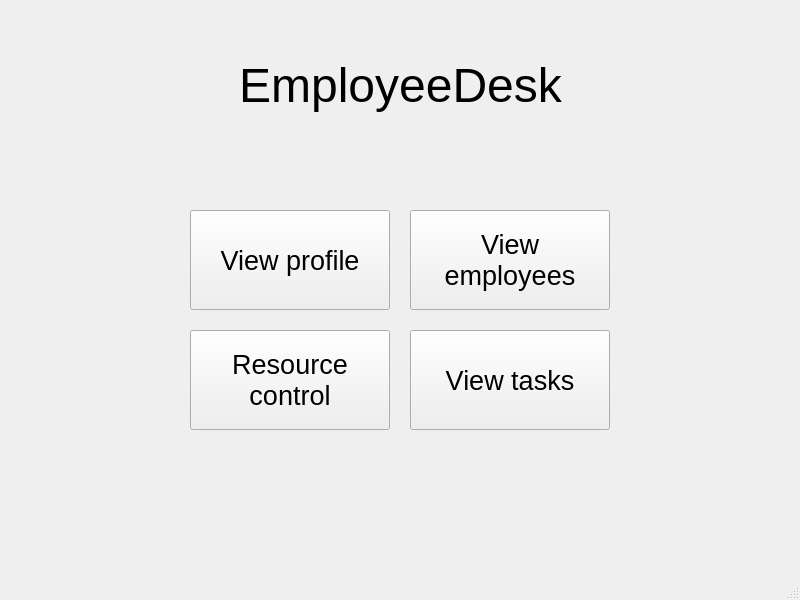
<?xml version="1.0" encoding="UTF-8"?>
<ui version="4.0">
 <class>EmployeeDesk</class>
 <widget class="QMainWindow" name="EmployeeDesk">
  <property name="geometry">
   <rect>
    <x>0</x>
    <y>0</y>
    <width>800</width>
    <height>600</height>
   </rect>
  </property>
  <property name="windowTitle">
   <string>EmployeeDesk</string>
  </property>
  <widget class="QWidget" name="centralwidget">
   <widget class="QLabel" name="titleLabel">
    <property name="geometry">
     <rect>
      <x>10</x>
      <y>40</y>
      <width>781</width>
      <height>91</height>
     </rect>
    </property>
    <property name="font">
     <font>
      <pointsize>36</pointsize>
     </font>
    </property>
    <property name="text">
     <string>EmployeeDesk</string>
    </property>
    <property name="alignment">
     <set>Qt::AlignCenter</set>
    </property>
   </widget>
   <widget class="QPushButton" name="viewEmployeesBtn">
    <property name="geometry">
     <rect>
      <x>410</x>
      <y>210</y>
      <width>200</width>
      <height>100</height>
     </rect>
    </property>
    <property name="font">
     <font>
      <pointsize>20</pointsize>
     </font>
    </property>
    <property name="text">
     <string>View
employees</string>
    </property>
   </widget>
   <widget class="QPushButton" name="resControlBtn">
    <property name="geometry">
     <rect>
      <x>190</x>
      <y>330</y>
      <width>200</width>
      <height>100</height>
     </rect>
    </property>
    <property name="font">
     <font>
      <pointsize>20</pointsize>
     </font>
    </property>
    <property name="text">
     <string>Resource
control</string>
    </property>
   </widget>
   <widget class="QPushButton" name="viewTasksBtn">
    <property name="geometry">
     <rect>
      <x>410</x>
      <y>330</y>
      <width>200</width>
      <height>100</height>
     </rect>
    </property>
    <property name="font">
     <font>
      <pointsize>20</pointsize>
     </font>
    </property>
    <property name="text">
     <string>View tasks</string>
    </property>
   </widget>
   <widget class="QPushButton" name="viewProfileBtn">
    <property name="geometry">
     <rect>
      <x>190</x>
      <y>210</y>
      <width>200</width>
      <height>100</height>
     </rect>
    </property>
    <property name="font">
     <font>
      <pointsize>20</pointsize>
     </font>
    </property>
    <property name="text">
     <string>View profile</string>
    </property>
   </widget>
  </widget>
  <widget class="QMenuBar" name="menubar">
   <property name="geometry">
    <rect>
     <x>0</x>
     <y>0</y>
     <width>800</width>
     <height>22</height>
    </rect>
   </property>
  </widget>
  <widget class="QStatusBar" name="statusbar"/>
 </widget>
 <resources/>
 <connections/>
</ui>
